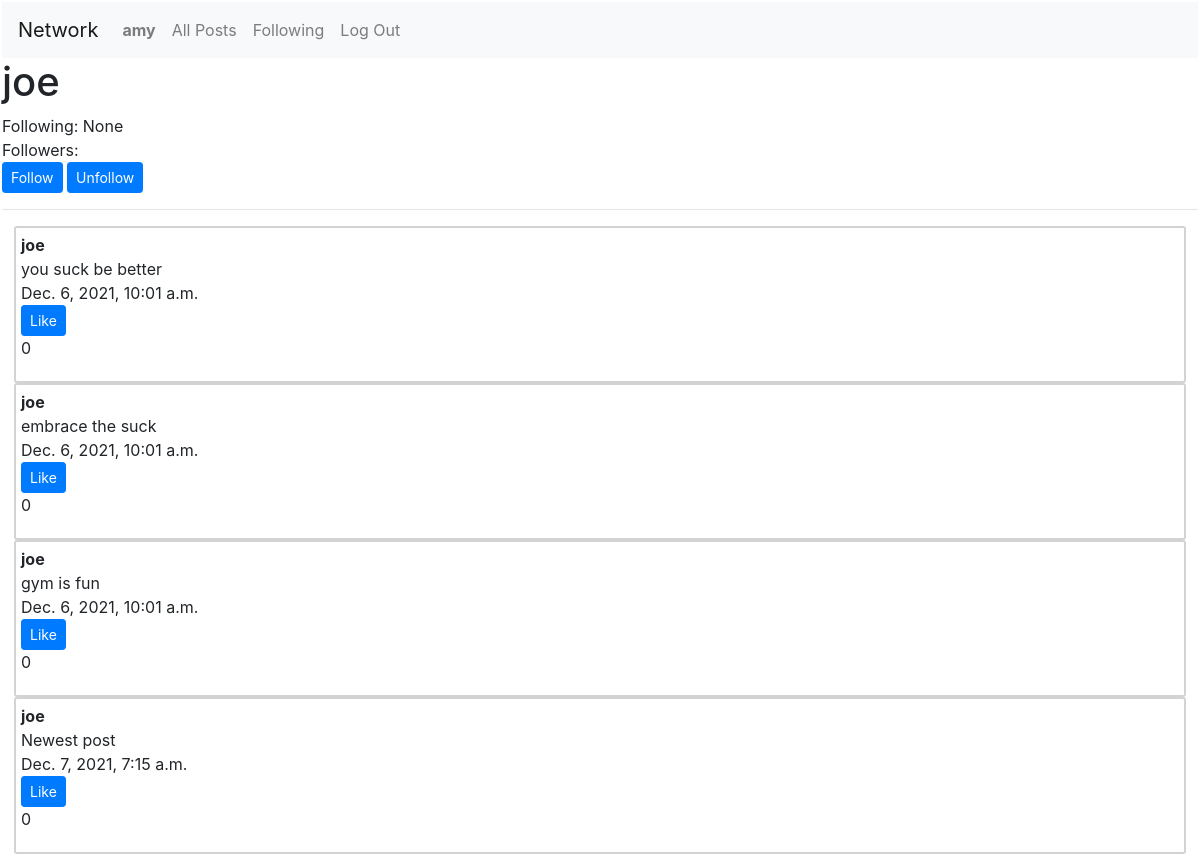
Screenshot of /profile/joe (signed in) with the database file from the repository.
### network/models.py (models this page shows, shortened)
class User(AbstractUser):
    following = models.BigIntegerField(null = True)
    checkFollowing = models.BooleanField(null = True)

class Post(models.Model):
    content = models.TextField()
    dateTime = models.DateTimeField(auto_now = False, auto_now_add = True)
    like = models.BigIntegerField(default = 0)
    user = models.ForeignKey(User, on_delete = models.CASCADE, related_name = "user")

### network/views.py (the view)
# urls.py: path("profile/<str:username>", views.profile, name="profile"),
def profile(request, username):
    profile = User.objects.get(username = username)
    profilePosts = Post.objects.filter(user__username = username).order_by("dateTime")
    return render(request, "network/profile.html", {
        "profile": profile,
        "profilePosts": profilePosts
    })

### network/templates/network/profile.html (shortened to what this page needs)
{% extends "network/layout.html" %}
{% load static %}
{% block body %}
    <h1>{{ profile.username }}</h1>
    <div id="follow-unfollow">
        Following: {{ profile.following }}
        <br>
        Followers: {{ profile.followers }}
        <br>
        {% if profile.username != user.username %}
            <button class="btn btn-primary btn-sm" id=follow-button>Follow</button>
            <button class="btn btn-primary btn-sm" id=unfollow-button>Unfollow</button>
        {% endif %}
        <hr>
    </div>
    {% for profilePost in profilePosts %}
        <div id="profile-posts">
            <div id="username">
                <strong>{{ profilePost.user }}</strong>
            </div>
            <div id="content">
                {{ profilePost.content }}
            </div>
            <div id="date-time">
                {{ profilePost.dateTime }}
            </div>
            <div id="like-button">
                <button class="btn btn-primary btn-sm" id="like-button">Like</button>
                <p id="number-likes">{{ profilePost.like }}</p>
            </div>
        </div>
    {% endfor %}
{% endblock %}

### network/templates/network/layout.html (shortened to what this page needs)
{% load static %}
<!DOCTYPE html>
<html lang="en">
    <head>
        <link rel="stylesheet" href="https://stackpath.bootstrapcdn.com/bootstrap/4.4.1/css/bootstrap.min.css">
        <link href="{% static 'network/styles.css' %}" rel="stylesheet">
    </head>
    <body>
        <nav class="navbar navbar-expand-lg navbar-light bg-light">
            <a class="navbar-brand" href="{% url 'index' %}">Network</a>
            <div>
              <ul class="navbar-nav mr-auto">
                {% if user.is_authenticated %}
                    <li class="nav-item">
                        <a class="nav-link" href="{% url 'profile' user.username %}"><strong>{{ user.username }}</strong></a>
                    </li>
                {% endif %}
                <li class="nav-item">
                  <a class="nav-link" href="{% url 'index' %}">All Posts</a>
                </li>
                {% if user.is_authenticated %}
                    <li class="nav-item">
                        <a class="nav-link" href="{% url 'following' %}">Following</a>
                    </li>
                    <li class="nav-item">
                        <a class="nav-link" href="{% url 'logout' %}">Log Out</a>
                    </li>
                {% endif %}
              </ul>
            </div>
          </nav>
        <div class="body">
            {% block body %}
            {% endblock %}
        </div>
    </body>
</html>

### network/static/network/styles.css (style rules this page uses)
body { padding: 2px; }
#profile-posts { border: solid 2px lightgray; border-radius: 3px; margin-right: 1vw; margin-left: 1vw; padding: 5px; }

### rows the page displays
User: username "amy"
User: username "joe", following "None"
Post: user "joe", content "you suck be better", dateTime "Dec. 6, 2021, 10:01 a.m.", like "0"
Post: user "joe", content "embrace the suck", dateTime "Dec. 6, 2021, 10:01 a.m.", like "0"
Post: user "joe", content "gym is fun", dateTime "Dec. 6, 2021, 10:01 a.m.", like "0"
Post: user "joe", content "Newest post", dateTime "Dec. 7, 2021, 7:15 a.m.", like "0"
